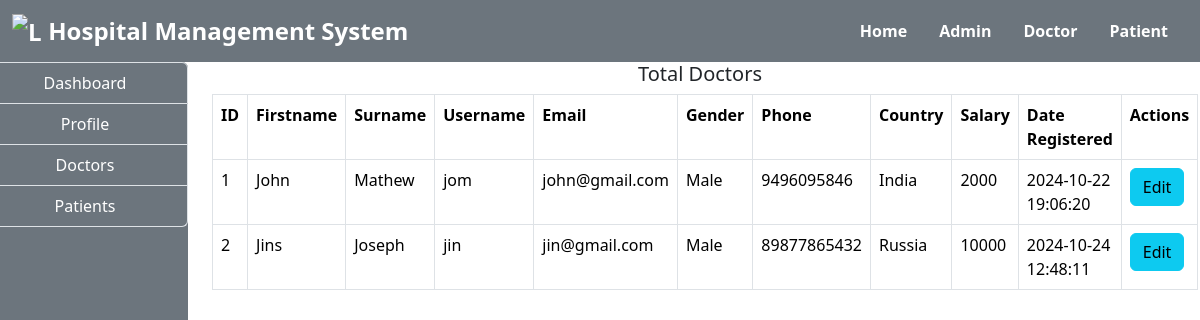
The page /admin/doctor.php on the database its author committed.
### tables this page shows
CREATE TABLE `doctors` (
  `id` int(100) NOT NULL,
  `firstname` varchar(100) NOT NULL,
  `surname` varchar(100) NOT NULL,
  `username` varchar(100) NOT NULL,
  `email` varchar(100) NOT NULL,
  `gender` varchar(100) NOT NULL,
  `phone` varchar(100) NOT NULL,
  `country` varchar(100) NOT NULL,
  `password` varchar(100) NOT NULL,
  `salary` varchar(100) NOT NULL,
  `date_reg` varchar(100) NOT NULL,
  `status` varchar(100) NOT NULL,
  `profile` varchar(100) NOT NULL
);

### admin/doctor.php (the view, shortened to what this page needs)
<!DOCTYPE html>
<html lang="en">
<head>
</head>
<body>
    <?php
    include("../include/header.php");
    include("../include/connection.php");
    ?>
    <div class="container-fluid">
        <div class="col-md-12">
            <div class="row">
                <div class="col-md-2">
                    <?php
                        include("sidenav.php");
                    ?>
                </div>
                <div class="col-md-10">
                        <h5 class="text-center">Total Doctors</h5>
                    <?php
                    $query = "SELECT * FROM doctors WHERE status='Approved' ORDER BY date_reg ASC";
                    $res = mysqli_query($connect,$query);
                    $output = "";
                    $output .= "
                    <table class='table table-bordered'>
                    <tr>
                        <th>ID</th>
                        <th>Firstname</th>
                        <th>Surname</th>
                        <th>Username</th>
                        <th>Email</th>
                        <th>Gender</th>
                        <th>Phone</th>
                        <th>Country</th>
                        <th>Salary</th>
                        <th>Date Registered</th>
                        <th>Actions</th>
                    </tr>";
                    while ($row = mysqli_fetch_array($res)) {
                        $output .= "
                    <tr>
                        <td>".$row['id']."</td>
                        <td>".$row['firstname']."</td>
                        <td>".$row['surname']."</td>
                        <td>".$row['username']."</td>
                        <td>".$row['email']."</td>
                        <td>".$row['gender']."</td>
                        <td>".$row['phone']."</td>
                        <td>".$row['country']."</td>
                        <td>".$row['salary']."</td>
                        <td>".$row['date_reg']."</td>
                        <td>
                            <a href='edit.php?id=".$row['id']."'>
                                <button class='btn btn-info'>Edit</button>
                            </a>
                        </td>
                    </tr>
                    ";
                    }
                    $output .= "
                    </table>
                    ";
                    echo $output;
                    ?>
                </div>
            </div>
        </div>
    </div>
</body>
</html>

### rows shown on the page
doctors: id "1", firstname "John", surname "Mathew", username "jom", email "john@gmail.com", gender "Male", phone "9496095846", country "India", salary "2000", date_reg "2024-10-22 19:06:20"
doctors: id "2", firstname "Jins", surname "Joseph", username "jin", email "jin@gmail.com", gender "Male", phone "89877865432", country "Russia", salary "10000", date_reg "2024-10-24 12:48:11"
